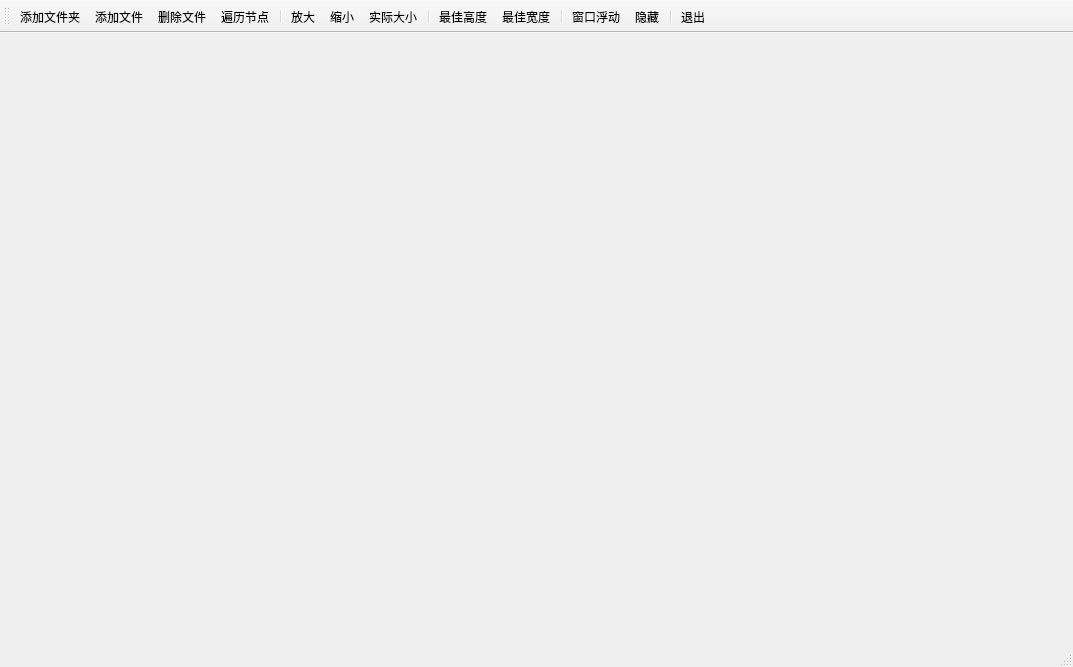
<?xml version="1.0" encoding="UTF-8"?>
<ui version="4.0">
 <class>ExQTreeWidget</class>
 <widget class="QMainWindow" name="ExQTreeWidget">
  <property name="geometry">
   <rect>
    <x>0</x>
    <y>0</y>
    <width>1073</width>
    <height>667</height>
   </rect>
  </property>
  <property name="windowTitle">
   <string>MainWindow</string>
  </property>
  <widget class="QWidget" name="centralwidget"/>
  <widget class="QMenuBar" name="menubar">
   <property name="geometry">
    <rect>
     <x>0</x>
     <y>0</y>
     <width>1073</width>
     <height>26</height>
    </rect>
   </property>
  </widget>
  <widget class="QStatusBar" name="statusbar"/>
  <widget class="QToolBar" name="toolBar">
   <property name="windowTitle">
    <string>toolBar</string>
   </property>
   <property name="toolButtonStyle">
    <enum>Qt::ToolButtonTextUnderIcon</enum>
   </property>
   <attribute name="toolBarArea">
    <enum>TopToolBarArea</enum>
   </attribute>
   <attribute name="toolBarBreak">
    <bool>false</bool>
   </attribute>
   <addaction name="actAddFolder"/>
   <addaction name="actAddFile"/>
   <addaction name="actDeleFile"/>
   <addaction name="actScanItems"/>
   <addaction name="separator"/>
   <addaction name="actAmplification"/>
   <addaction name="actShrink"/>
   <addaction name="actZoomRealSize"/>
   <addaction name="separator"/>
   <addaction name="actAdaptiveHeight"/>
   <addaction name="actAdaptiveWidth"/>
   <addaction name="separator"/>
   <addaction name="actDockFloating"/>
   <addaction name="actDockVisible"/>
   <addaction name="separator"/>
   <addaction name="actQiut"/>
  </widget>
  <action name="actAddFolder">
   <property name="icon">
    <iconset resource="../../../../resources/resources.qrc">
     <normaloff>:/images/Image016.jpg</normaloff>:/images/Image016.jpg</iconset>
   </property>
   <property name="text">
    <string>添加文件夹</string>
   </property>
   <property name="toolTip">
    <string>添加文件夹</string>
   </property>
  </action>
  <action name="actAddFile">
   <property name="icon">
    <iconset resource="../../../../resources/resources.qrc">
     <normaloff>:/images/Image007.jpg</normaloff>:/images/Image007.jpg</iconset>
   </property>
   <property name="text">
    <string>添加文件</string>
   </property>
   <property name="toolTip">
    <string>添加文件</string>
   </property>
  </action>
  <action name="actDeleFile">
   <property name="icon">
    <iconset resource="../../../../resources/resources.qrc">
     <normaloff>:/images/Image005.jpg</normaloff>:/images/Image005.jpg</iconset>
   </property>
   <property name="text">
    <string>删除文件</string>
   </property>
   <property name="toolTip">
    <string>删除文件</string>
   </property>
  </action>
  <action name="actScanItems">
   <property name="icon">
    <iconset resource="../../../../resources/resources.qrc">
     <normaloff>:/images/Image008.jpg</normaloff>:/images/Image008.jpg</iconset>
   </property>
   <property name="text">
    <string>遍历节点</string>
   </property>
   <property name="toolTip">
    <string>遍历节点</string>
   </property>
  </action>
  <action name="actAmplification">
   <property name="icon">
    <iconset resource="../../../../resources/resources.qrc">
     <normaloff>:/images/Image012.jpg</normaloff>:/images/Image012.jpg</iconset>
   </property>
   <property name="text">
    <string>放大</string>
   </property>
   <property name="toolTip">
    <string>放大图片</string>
   </property>
  </action>
  <action name="actShrink">
   <property name="icon">
    <iconset resource="../../../../resources/resources.qrc">
     <normaloff>:/images/Image011.jpg</normaloff>:/images/Image011.jpg</iconset>
   </property>
   <property name="text">
    <string>缩小</string>
   </property>
   <property name="toolTip">
    <string>缩小图片</string>
   </property>
  </action>
  <action name="actZoomRealSize">
   <property name="icon">
    <iconset resource="../../../../resources/resources.qrc">
     <normaloff>:/images/Image002.jpg</normaloff>:/images/Image002.jpg</iconset>
   </property>
   <property name="text">
    <string>实际大小</string>
   </property>
   <property name="toolTip">
    <string>还原成实际大小</string>
   </property>
  </action>
  <action name="actAdaptiveHeight">
   <property name="icon">
    <iconset resource="../../../../resources/resources.qrc">
     <normaloff>:/images/Image009.jpg</normaloff>:/images/Image009.jpg</iconset>
   </property>
   <property name="text">
    <string>最佳高度</string>
   </property>
   <property name="toolTip">
    <string>缩放到最佳高度</string>
   </property>
  </action>
  <action name="actAdaptiveWidth">
   <property name="icon">
    <iconset resource="../../../../resources/resources.qrc">
     <normaloff>:/images/Image010.jpg</normaloff>:/images/Image010.jpg</iconset>
   </property>
   <property name="text">
    <string>最佳宽度</string>
   </property>
   <property name="toolTip">
    <string>缩放至最佳宽度</string>
   </property>
  </action>
  <action name="actDockFloating">
   <property name="checkable">
    <bool>true</bool>
   </property>
   <property name="icon">
    <iconset resource="../../../../resources/resources.qrc">
     <normaloff>:/images/Image015.jpg</normaloff>:/images/Image015.jpg</iconset>
   </property>
   <property name="text">
    <string>窗口浮动</string>
   </property>
   <property name="toolTip">
    <string>窗口浮动开关</string>
   </property>
  </action>
  <action name="actDockVisible">
   <property name="checkable">
    <bool>true</bool>
   </property>
   <property name="icon">
    <iconset resource="../../../../resources/resources.qrc">
     <normaloff>:/images/Image003.jpg</normaloff>:/images/Image003.jpg</iconset>
   </property>
   <property name="text">
    <string>隐藏</string>
   </property>
   <property name="toolTip">
    <string>窗口隐藏</string>
   </property>
  </action>
  <action name="actQiut">
   <property name="icon">
    <iconset resource="../../../../resources/resources.qrc">
     <normaloff>:/images/Image004.jpg</normaloff>:/images/Image004.jpg</iconset>
   </property>
   <property name="text">
    <string>退出</string>
   </property>
   <property name="toolTip">
    <string>退出本程序</string>
   </property>
  </action>
 </widget>
 <resources>
  <include location="../../../../resources/resources.qrc"/>
 </resources>
 <connections/>
</ui>
